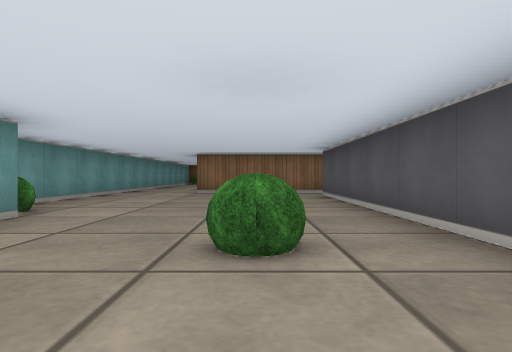
view 1 (above)

16 first-person views from a walk through a cub3D ray-caster map. The camera is about half as high as the walls, looks level and sees 75° across. The floor is counted in squares. Each view is taken from the middle of a square. On the plan, view 1 faces up. The plan holds only what a view shows up to about 9 squares ahead; the rest is blank.

view 2
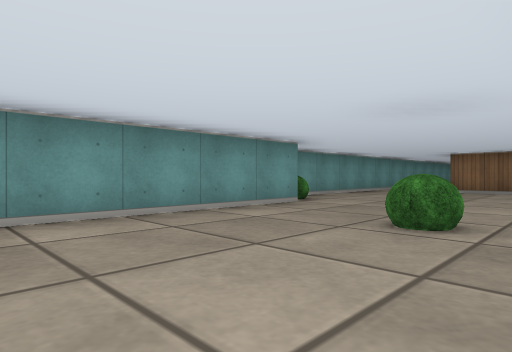

view 3
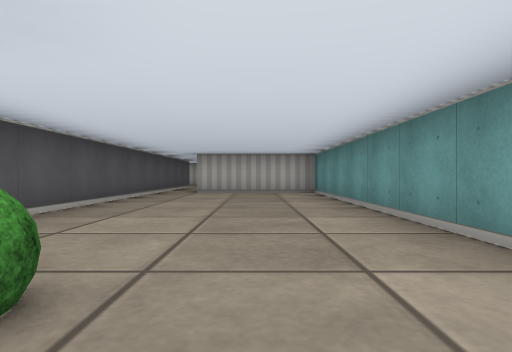

view 4
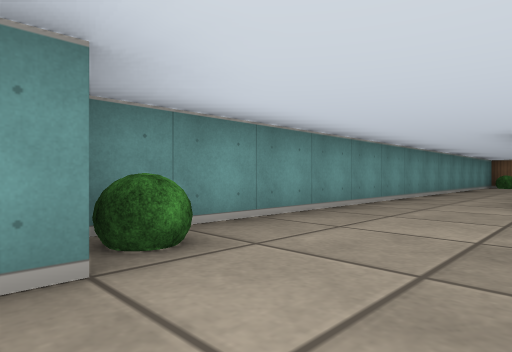

view 5
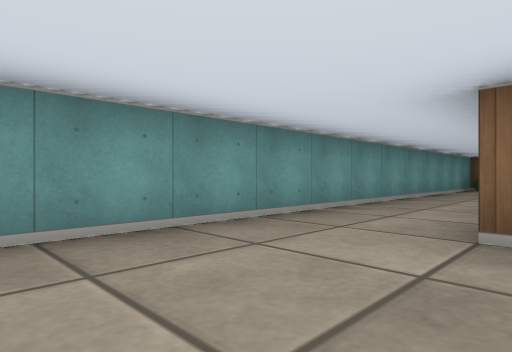

view 6
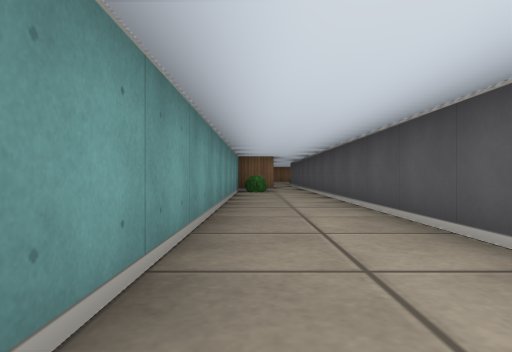

view 7
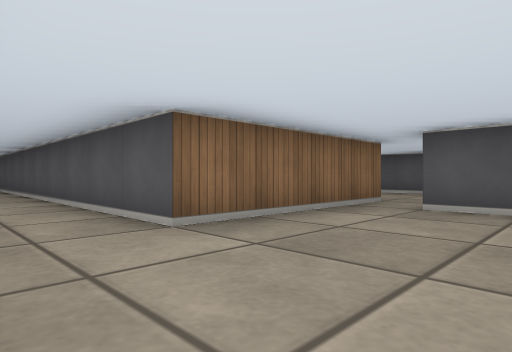

view 8
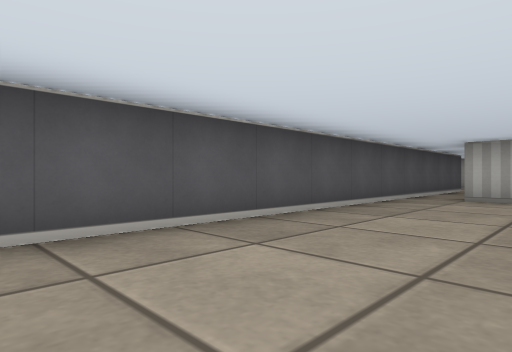

view 9
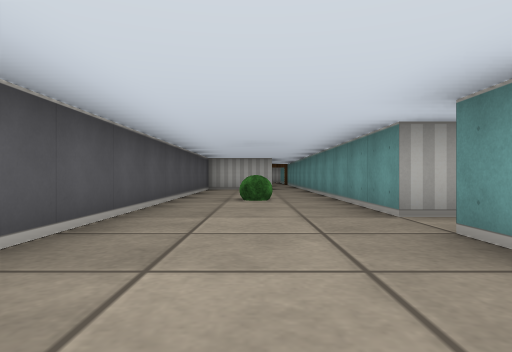

view 10
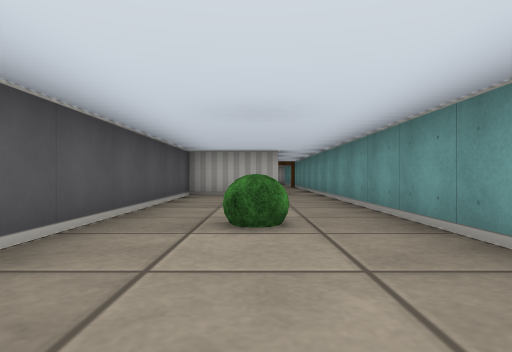

view 11
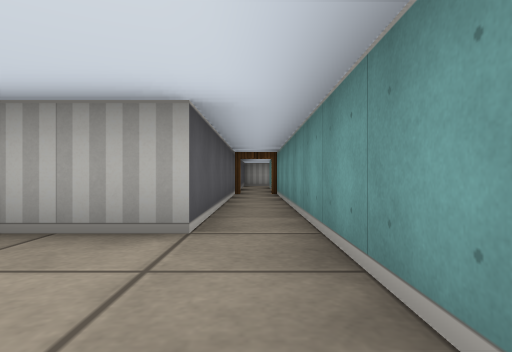

view 12
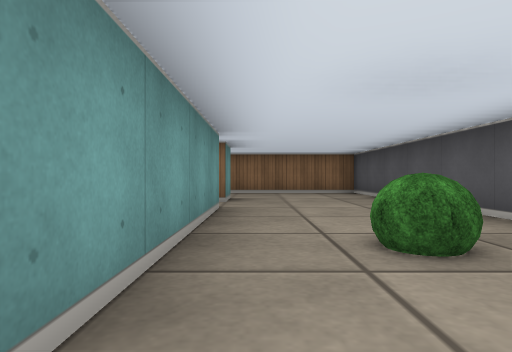

view 13
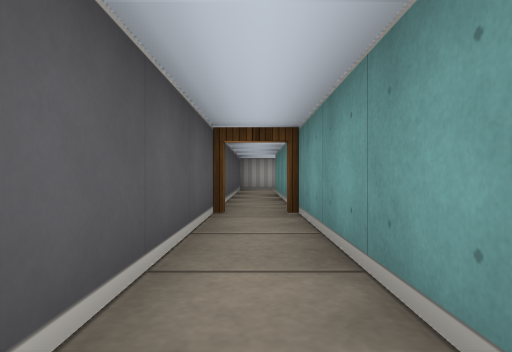

view 14
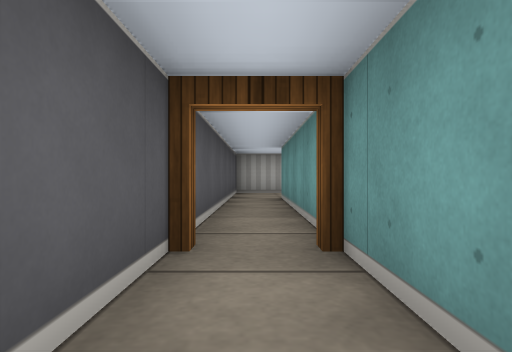

view 15
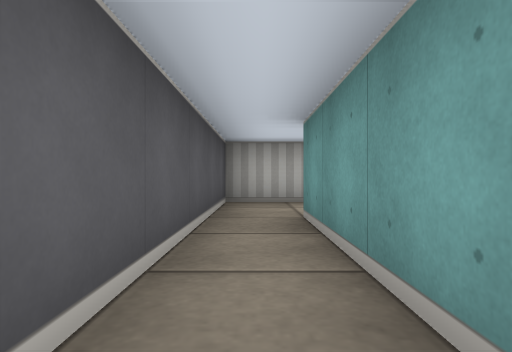

view 16
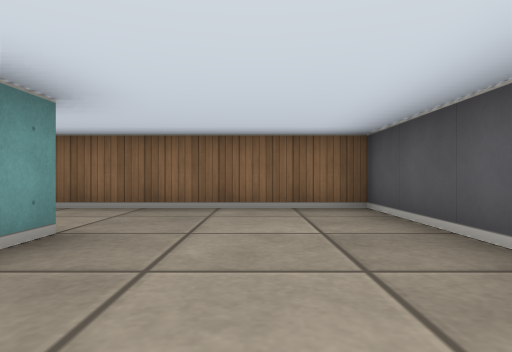

### Floor plan
Ten units are one square. View 1 is at (0, 0); x grows to the right and y downward. Boxes are objects, and circles mark ways between rooms. Rooms are numbered by the first view taken in them; rooms with no view inside come last. Other rooms are left out.
<svg viewBox="-40 -180 100 300">
<path fill="none" stroke="#000" d="M-25 -35 -25 55 5 55M15 -85 -15 -85 -15 -172M15 92 15 -75M-35 -162 -35 -38M19 -75 25 -75 25 50M25 -95 25 -85 15 -85M35 50 35 -5 55 -5 55 -115 12 -115M21 115 35 115 35 50M25 50 25 95"/>
<rect x="-35" y="-45" width="10" height="10" fill="#bbb"><title>bush</title></rect>
<rect x="-35" y="-175" width="10" height="10" fill="#bbb"><title>bush</title></rect>
<rect x="-5" y="-25" width="10" height="10" fill="#bbb"><title>bush</title></rect>
<rect x="35" y="-55" width="10" height="10" fill="#bbb"><title>bush</title></rect>
<circle cx="20" cy="-80" r="3" fill="#2a7"/>
<circle cx="20" cy="105" r="3" fill="#2a7"/>
<circle cx="30" cy="50" r="3" fill="#2a7"/>
<text x="-10" y="-30">1</text>
<text x="40" y="-60">2</text>
<text x="30" y="90">3</text>
</svg>
Room 1 opens to room 2. Room 1 opens to room 3. Room 2 opens to room 3.

Where each view was taken, in squares from view 1:
view 1: 0 up, 0 right, facing up
view 2: 1 down, 1 right, facing up-left
view 3: 3 up, 1 left, facing down
view 4: 3 up, 1 left, facing up-left
view 5: 6 up, 1 left, facing up-left
view 6: 8 up, 3 left, facing up
view 7: 6 up, 3 left, facing up-right
view 8: 1 up, 1 left, facing down-right
view 9: 11 up, 4 right, facing down
view 10: 8 up, 4 right, facing down
view 11: 3 up, 3 right, facing down
view 12: 3 up, 3 right, facing up
view 13: 1 down, 3 right, facing down
view 14: 3 down, 3 right, facing down
view 15: 6 down, 3 right, facing down
view 16: 7 up, 4 right, facing up
